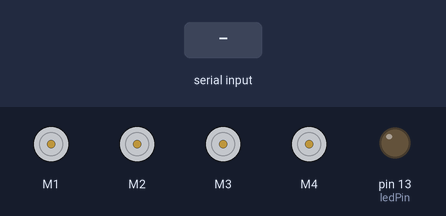
Simulated run of this sketch. Board: Arduino Uno, built with avr-gcc and run on an emulated ATmega328P. Shown: 4 × DC motor (green arrow = forward, orange = backward, longer = faster), output pins drawn as LEDs (lit = HIGH). Inputs (shaded band) come from the test bench. No radio packets arrive unless stated.

Above: at 1.2 s.
1.3 s: "F" received over Serial
At 2.5 s:
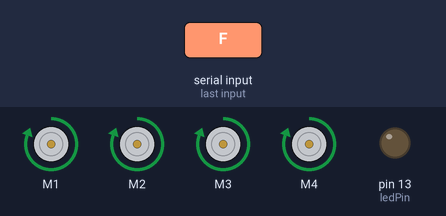
2.8 s: "B" received over Serial
At 3.9 s:
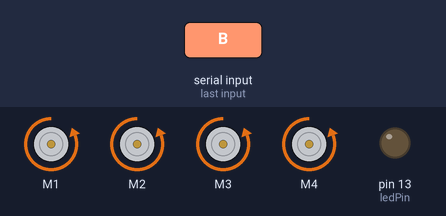
4.3 s: "R" received over Serial
At 5.0 s:
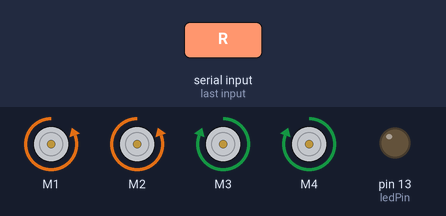
5.8 s: "L" received over Serial
At 6.2 s:
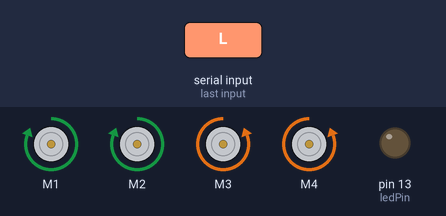
7.3 s: "I" received over Serial
At 8.5 s:
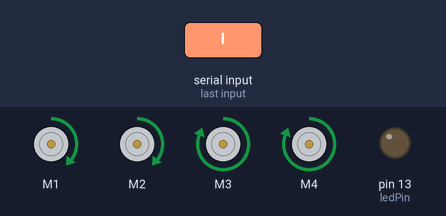
8.8 s: "G" received over Serial
At 9.7 s:
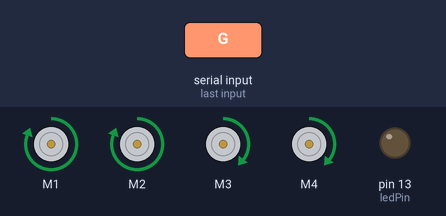
Timing chart, 0 to 11.3 s (numbered marks = the images above; inputs shaded):
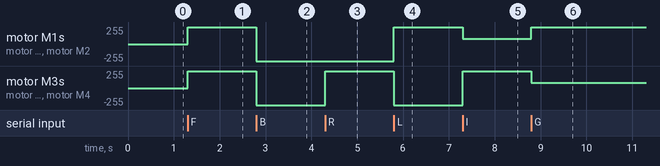

Measured:
- after the input at 1.3 s, motor M1–4: stopped → forward 255/255 at once
- after the input at 2.8 s, motor M1–4: forward 255/255 → backward 255/255 at once
- after the input at 4.3 s, motor M3, motor M4: backward 255/255 → forward 255/255 at once
- after the input at 5.8 s, motor M1, motor M2: backward 255/255 → forward 255/255 at once; motor M3, motor M4: forward 255/255 → backward 255/255 at once
- after the input at 7.3 s, motor M1, motor M2: forward 255/255 → forward 82/255 at once; motor M3, motor M4: backward 255/255 → forward 255/255 at once
- after the input at 8.8 s, motor M1, motor M2: forward 82/255 → forward 255/255 at once; motor M3, motor M4: forward 255/255 → forward 82/255 at once

The sketch:

FINAL_CAR_RECEIVER.ino
```cpp
#include <AFMotor.h>
#include <RH_ASK.h>
#include <SPI.h>

#define ledPin 13

RH_ASK rfReceiver;
//initial motors pin
AF_DCMotor motor1(1, MOTOR12_1KHZ);
AF_DCMotor motor2(2, MOTOR12_1KHZ);
AF_DCMotor motor3(3, MOTOR34_1KHZ);
AF_DCMotor motor4(4, MOTOR34_1KHZ);

int val;
int Speeed = 255;

void setup()
{
  Serial.begin(9600);  // Initialize serial communication
  if (!rfReceiver.init()) {
    Serial.println("RF receiver initialization failed.");
  }
  pinMode(ledPin, OUTPUT);  // Set the LED pin as an output
}
void loop(){

  uint8_t buf[12];
  uint8_t buflen = sizeof(buf);

  if (rfReceiver.recv(buf, &buflen)) {  // Check if a signal is received
    buf[buflen] = '\0';  // Add null terminator to the received data

    if (strcmp((char*)buf, "ON") == 0) {  // Compare received data with "ON"
      digitalWrite(ledPin, HIGH);  // Turn on the LED
      Serial.println("LED ON");
      Speeed = 100;
    } else if (strcmp((char*)buf, "OFF") == 0) {  // Compare received data with "OFF"
      digitalWrite(ledPin, LOW);  // Turn off the LED
      Serial.println("LED OFF");
      Speeed = 255;
    } else {
      Serial.println("Invalid command");
    }
  }


  if(Serial.available() > 0){
    val = Serial.read();


          if (val == 'F'){
            motor1.setSpeed(Speeed); //Define maximum velocity
  motor1.run(FORWARD); //rotate the motor clockwise
  motor2.setSpeed(Speeed); //Define maximum velocity
  motor2.run(FORWARD); //rotate the motor clockwise
  motor3.setSpeed(Speeed);//Define maximum velocity
  motor3.run(FORWARD); //rotate the motor clockwise
  motor4.setSpeed(Speeed);//Define maximum velocity
  motor4.run(FORWARD); //rotate the motor clockwise
          }

          if (val == 'B'){
           motor1.setSpeed(Speeed); //Define maximum velocity
  motor1.run(BACKWARD); //rotate the motor anti-clockwise
  motor2.setSpeed(Speeed); //Define maximum velocity
  motor2.run(BACKWARD); //rotate the motor anti-clockwise
  motor3.setSpeed(Speeed); //Define maximum velocity
  motor3.run(BACKWARD); //rotate the motor anti-clockwise
  motor4.setSpeed(Speeed); //Define maximum velocity
  motor4.run(BACKWARD); //rotate the motor anti-clockwise
          }

          if (val == 'R'){
            motor1.setSpeed(Speeed); //Define maximum velocity
  motor1.run(BACKWARD); //rotate the motor anti-clockwise
  motor2.setSpeed(Speeed); //Define maximum velocity
  motor2.run(BACKWARD); //rotate the motor anti-clockwise
  motor3.setSpeed(Speeed); //Define maximum velocity
  motor3.run(FORWARD);  //rotate the motor clockwise
  motor4.setSpeed(Speeed); //Define maximum velocity
  motor4.run(FORWARD);  //rotate the motor clockwise
          }

          if (val == 'L'){
            motor1.setSpeed(Speeed); //Define maximum velocity
  motor1.run(FORWARD); //rotate the motor clockwise
  motor2.setSpeed(Speeed); //Define maximum velocity
  motor2.run(FORWARD); //rotate the motor clockwise
  motor3.setSpeed(Speeed); //Define maximum velocity
  motor3.run(BACKWARD); //rotate the motor anti-clockwise
  motor4.setSpeed(Speeed); //Define maximum velocity
  motor4.run(BACKWARD); //rotate the motor anti-clockwise
          }
          if (val == 'I'){
            motor1.setSpeed(Speeed/3.1); //Define maximum velocity
  motor1.run(FORWARD); //rotate the motor clockwise
  motor2.setSpeed(Speeed/3.1); //Define maximum velocity
  motor2.run(FORWARD); //rotate the motor clockwise
  motor3.setSpeed(Speeed);//Define maximum velocity
  motor3.run(FORWARD); //rotate the motor clockwise
  motor4.setSpeed(Speeed);//Define maximum velocity
  motor4.run(FORWARD); //rotate the motor clockwise
          }

          if (val == 'G'){
            motor1.setSpeed(Speeed); //Define maximum velocity
  motor1.run(FORWARD); //rotate the motor clockwise
  motor2.setSpeed(Speeed); //Define maximum velocity
  motor2.run(FORWARD); //rotate the motor clockwise
  motor3.setSpeed(Speeed/3.1);//Define maximum velocity
  motor3.run(FORWARD); //rotate the motor clockwise
  motor4.setSpeed(Speeed/3.1);//Define maximum velocity
  motor4.run(FORWARD); //rotate the motor clockwise
          }

          if (val == 'J'){
            motor1.setSpeed(Speeed/3.1); //Define maximum velocity
  motor1.run(BACKWARD); //rotate the motor anti-clockwise
  motor2.setSpeed(Speeed/3.1); //Define maximum velocity
  motor2.run(BACKWARD); //rotate the motor anti-clockwise
  motor3.setSpeed(Speeed); //Define maximum velocity
  motor3.run(BACKWARD); //rotate the motor anti-clockwise
  motor4.setSpeed(Speeed); //Define maximum velocity
  motor4.run(BACKWARD); //rotate the motor anti-clockwise
          }

          if (val == 'H'){
            motor1.setSpeed(Speeed); //Define maximum velocity
  motor1.run(BACKWARD); //rotate the motor anti-clockwise
  motor2.setSpeed(Speeed); //Define maximum velocity
  motor2.run(BACKWARD); //rotate the motor anti-clockwise
  motor3.setSpeed(Speeed/3.1); //Define maximum velocity
  motor3.run(BACKWARD); //rotate the motor anti-clockwise
  motor4.setSpeed(Speeed/3.1); //Define maximum velocity
  motor4.run(BACKWARD); //rotate the motor anti-clockwise
          }
          if (val == 'S'){
            motor1.setSpeed(0); //Define minimum velocity
  motor1.run(RELEASE); //stop the motor when release the button
  motor2.setSpeed(0); //Define minimum velocity
  motor2.run(RELEASE); //rotate the motor clockwise
  motor3.setSpeed(0); //Define minimum velocity
  motor3.run(RELEASE); //stop the motor when release the button
  motor4.setSpeed(0); //Define minimum velocity
  motor4.run(RELEASE); //stop the motor when release the button
          }
  }
}
```
